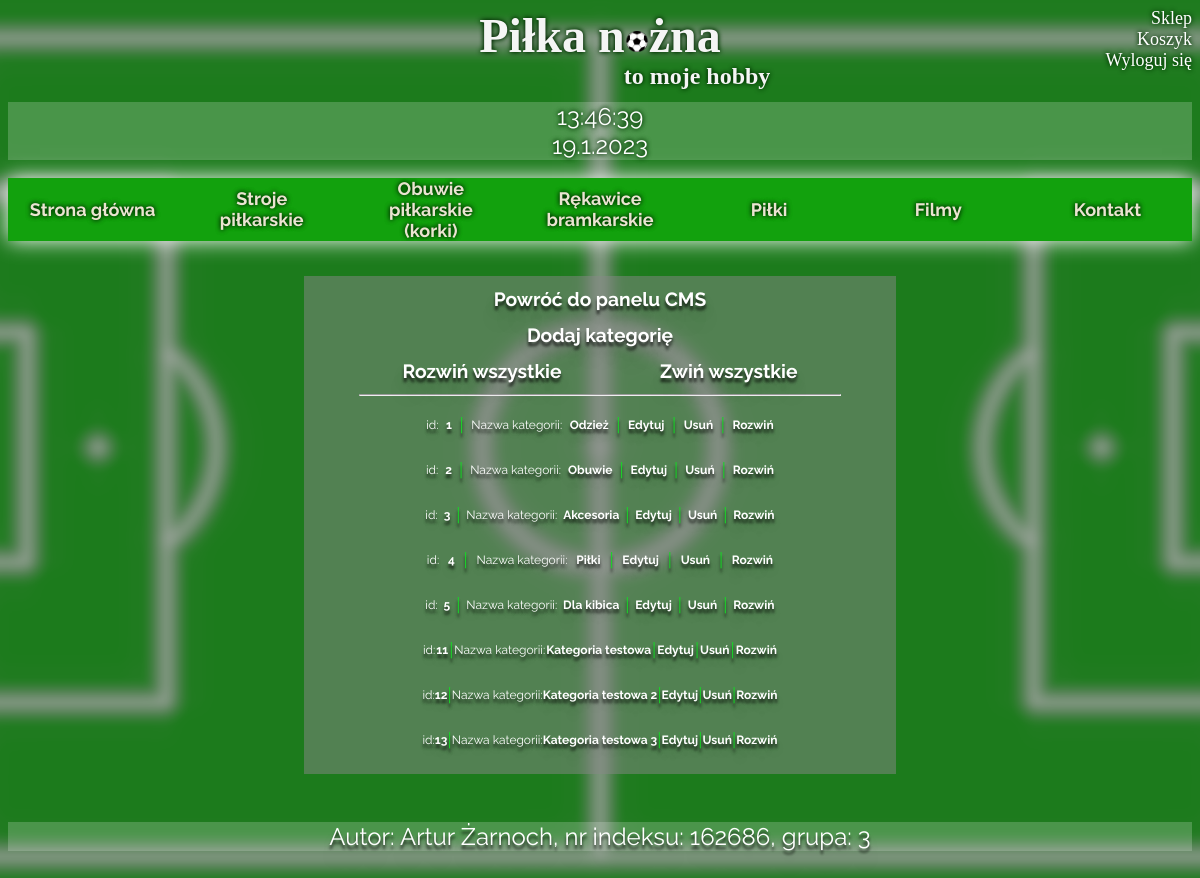
Screenshot of /?idp=panel_cms&kategorie (signed in) with the database file from the repository.
### tables this page shows
CREATE TABLE `category_list` (
  `id` int(11) NOT NULL,
  `master` int(11) NOT NULL DEFAULT 0,
  `name` varchar(255) NOT NULL
);

### admin/kategorie.php (the view, shortened to what this page needs)
<?php
    if (isset($_SESSION['auth']) && $_SESSION['auth'] === true && $_SESSION['logged'] === true) {
        function ListaKategorii() {
            require(dirname(__DIR__, 1). '/cfg.php');
            $query = "SELECT * FROM category_list WHERE master=0 LIMIT 100";
            $sth = $dbh->prepare($query);
            $sth->setFetchMode(PDO::FETCH_ASSOC);
            $sth->execute();
            echo ('
                <link rel="stylesheet" href="css/kategorie.css">
                <div class="strony">
                <a href="?idp=panel_cms" id="dodaj" style="font-size:1.6vw; margin-bottom:10%;">Powróć do panelu CMS</a><br/><br/>
                <a href="?idp=panel_cms&kategorie&add" id="dodaj" style="font-size:1.6vw; margin-bottom:10%;">Dodaj kategorię</a><br/><br/>
                <div style="display: flex; justify-content: space-evenly;">
                <a href="?idp=panel_cms&kategorie&expand='
            );
                $rozwin_query = "SELECT id FROM category_list WHERE master=0 LIMIT 100";
                $rozwin_sth = $dbh->prepare($rozwin_query);
                $rozwin_sth->execute();
                $result = $rozwin_sth->fetchAll(PDO::FETCH_COLUMN, 0);
                $result = implode(',', $result);
            echo ($result . '" id="dodaj" style="font-size:1.6vw;">Rozwiń wszystkie</a>
                <a href="?idp=panel_cms&kategorie" id="dodaj" style="font-size:1.6vw;">Zwiń wszystkie</a>
                </div>
                <hr style="width:40vw;">
                <div style="display: flex;flex-direction: column;justify-content: center;align-content: center;flex-wrap: wrap;">
            ');
            if ($sth->rowCount() > 0) {
                while ($row = $sth->fetch()) {
                    echo("
                        <p style='display:flex;align-items:center;align-content: center;justify-content: space-around; width:60%;'>
                        id:<b>" . $row["id"] .
                        "</b><label class='kreska'> | </label> Nazwa kategorii: <b>" . $row["name"]
                    );
                    echo("
                        </b><label class='kreska'> | </label> <a href='?idp=panel_cms&kategorie&edit=" . $row['id'] . "
                        ' id='edytuj'> <b>Edytuj</b></a> <label class='kreska'> | </label> <a href='?idp=panel_cms&kategorie&del=" . $row['id'] . "
                        ' id='usun' onMouseOver=this.style.color='rgb(255,20,60)' onMouseOut=this.style.color='rgb(255,255,255)'> <b>Usuń</b></a>
                        <label class='kreska'> | </label>
                    ");
                    if (!(isset($_GET['expand']))) {
                        echo("
                            <a href='?idp=panel_cms&kategorie&expand=" . $row['id'] . "
                            ' id='edytuj'> <b>Rozwiń</b></a>"
                        );
                    }
                }
                echo ("</div></div>");
            } else {
                echo "Brak wyników";
            }
        }
        if (!(isset($_GET['add']) || isset($_GET['edit']) || isset($_GET['del'])))
            ListaKategorii();
    }
?>

### css/style.css (style rules this page uses)
body { background: url("../img/football_field.png") no-repeat center center fixed; background-size: cover; overflow-x: hidden; }

### css/kategorie.css (style rules this page uses)
.strony { font-family: 'Raleway'; color: white; padding-top: 1%; padding-bottom: 1%; font-size: 1vw; text-align: center; width: 50%; margin-left: auto; margin-right: auto; background-color: rgba(136, 135, 135, 0.5); text-shadow: 0px 4px 3px rgba(0, 0, 0, 0.4), 0px 4px 3px rgba(0, 0, 0, 0.4), 0px 8px 13px rgba(0, 0, 0, 0.1), 0px 18px 23px rgba(0, 0, 0, 0.1); }
.strony a:link { font-family: 'Raleway', sans-serif; font-weight: bold; color: rgb(255, 255, 255); padding-bottom: 1%; font-size: 1vw; text-align: center; text-decoration: none; }
.kreska { color: rgb(27, 212, 42); font-size: 1.5vw; }
#edytuj { display: flex; align-items: center; padding: 0; }
#usun { display: flex; padding: 0; }

### rows the page displays
category_list: id "1", name "Odzież"
category_list: id "2", name "Obuwie"
category_list: id "3", name "Akcesoria"
category_list: id "4", name "Piłki"
category_list: id "5", name "Dla kibica"
category_list: id "11", name "Kategoria testowa"
category_list: id "12", name "Kategoria testowa 2"
category_list: id "13", name "Kategoria testowa 3"

### other values shown
$nr_indeksu "162686"
$nrGrupy "3"
